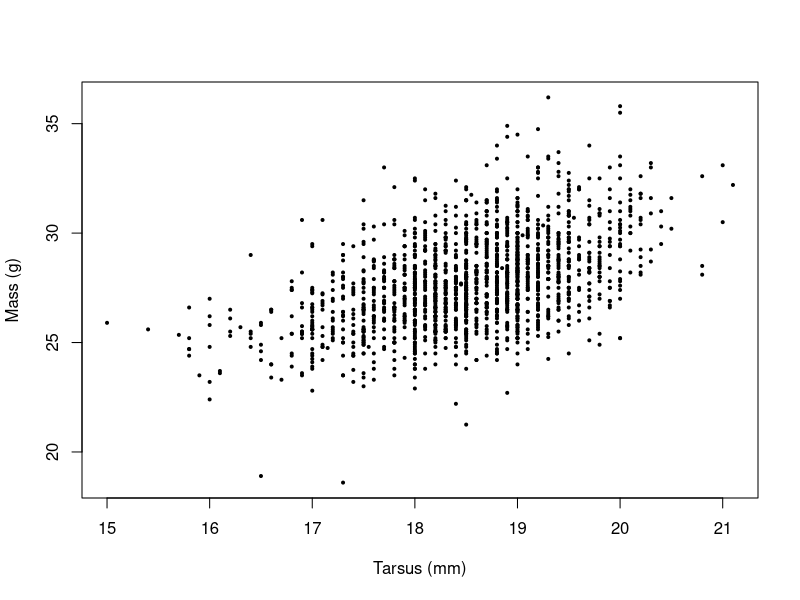
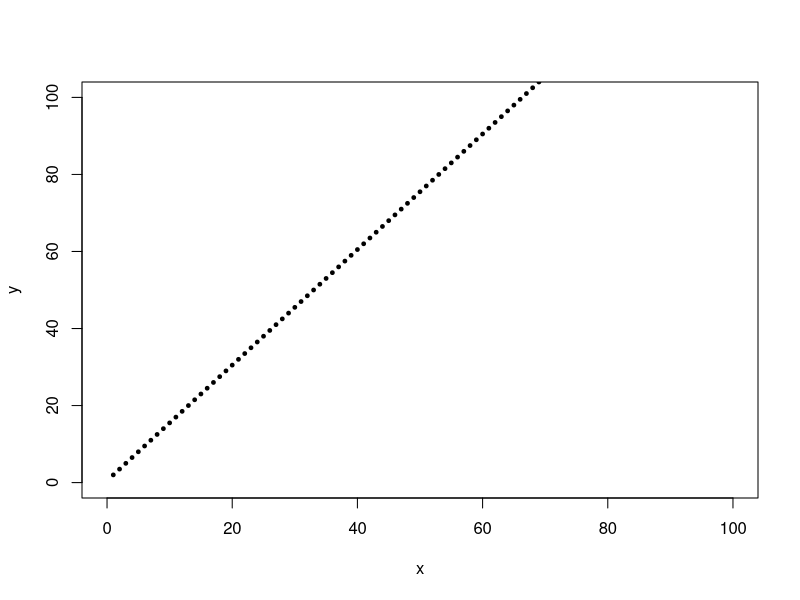
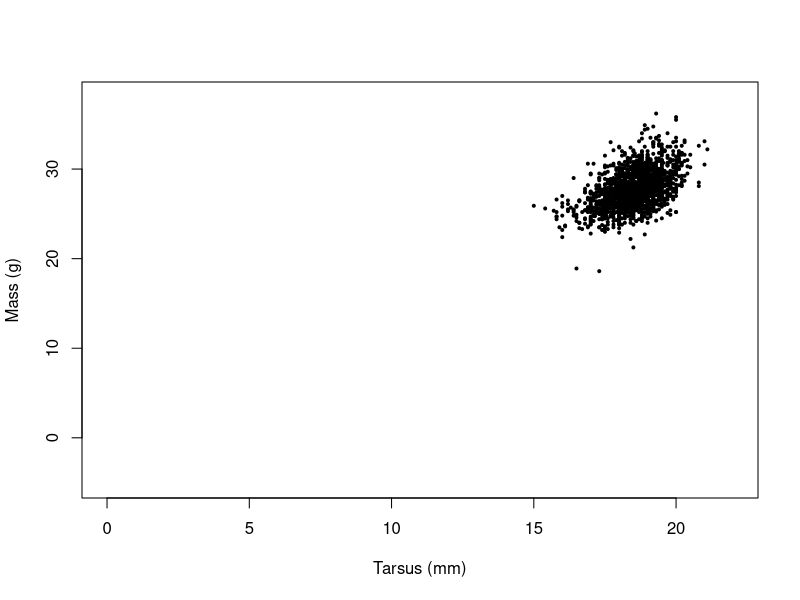
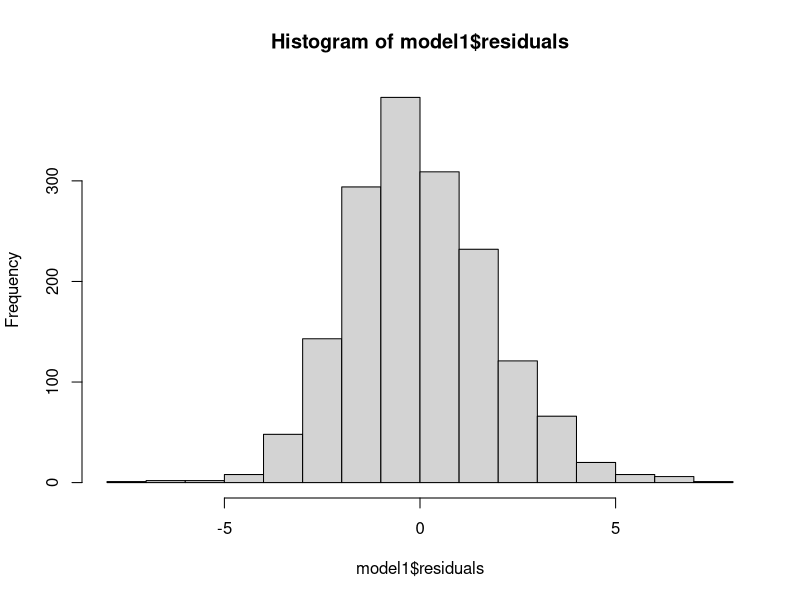
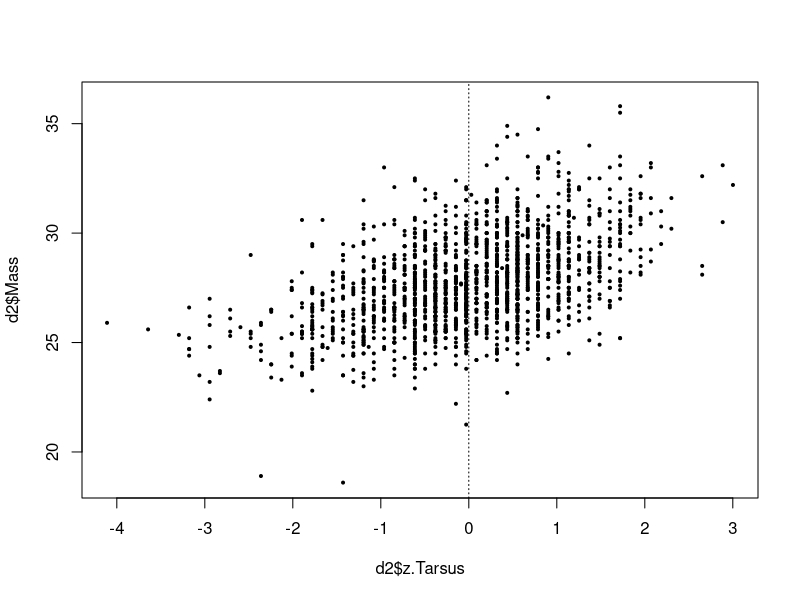

The R source for these figures, in order: (Note: this script raises an error after producing the figures.)
rm(list=ls())
#import data
d <- read.table("../Data/SparrowSize.txt", header = TRUE)
# plot data interested in
plot(d$Mass~d$Tarsus, ylab = "Mass (g)",
     xlab = "Tarsus (mm)", pch =19, cex = 0.4)
#plot a simple linear line
x <- c(1:100)
b <- 0.5
m <- 1.5
y <- m*x+b
plot(x,y, xlim=c(0,100), ylim=c(0,100), pch=19, cex=0.5)
# inspect mass data
d$Mass
length(d$Mass)
d$Mass[1770]
# plot data again
plot(d$Mass~d$Tarsus, ylab="Mass (g)", xlab = "Tarsus (mm)",
     pch = 19, cex = 0.4, ylim=c(-5,38), xlim = c(0,22))
# # remove NA's
d1 <- subset(d, d$Mass!="NA")
d2 <- subset(d1, d1$Tarsus!="NA")
# create linear model of subsetted data
model1 <- lm(Mass~Tarsus, data = d2)
# summarize the model
summary(model1)
#plot the residuals
hist(model1$residuals)
#view residuals
head(model1$residuals)

# create a second linear model of straight line
model2<-lm(y~x)
summary(model2)

# run model of z-scores
d2$z.Tarsus <- scale(d2$Tarsus)
model3<- lm(Mass~z.Tarsus, data = d2)
summary(model3)

#plotting results
plot(d2$Mass~d2$z.Tarsus, pch = 19, cex = 0.4)
abline(v=0, lty = "dotted") # plot x axis

#inspect data
head(d)
str(d)


d$Sex <- as.numeric(d$Sex) #change sex to 0 or 1 so can plot
par(mfrow=c(1,2)) # seperate plot area
plot(d$Wing~d$Sex.1, ylab= "Wing(mm)") # plot box plot of sex vs Wing length
plot(d$Wing~d$Sex, xlab="Sex", xlim=c(-0.1,1.1), ylab = " ") # Plot numerical sex against Wing length
abline(lm(d$Wing~d$Sex), lwd =2) # Add a regression line of the linear model
text(0.15,76,"intercept") # annotate the intercept
text(0.9,77.5,"slope", col = "red") # annotate the slope


d4 <- subset(d, d$Wing!="NA")
m4 <- lm(Wing~Sex, data = d4)
t4 <- t.test(d4$Wing~d4$Sex, var.equal=TRUE)
summary(m4)

par(mfrow=c(2,2))
plot(model3)

par(mfrow=c(2,2))
plot(m4)
##### JUST NEED EXERCISES AT THE END #####
